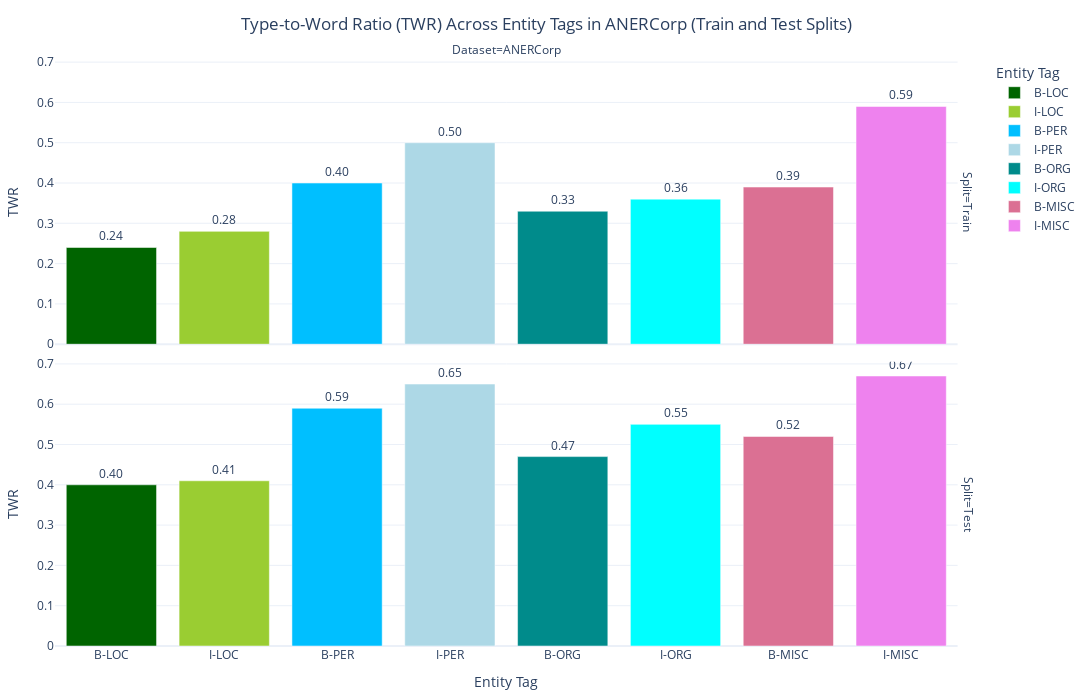

Here is the notebook cell this chart was saved with:
### Code cell
visualizer = EntityTagTTRVisualizer(df)
visualizer.preprocess_data()
visualizer.plot_faceted_bar_chart(
    metric='TWR',
    text='TWR',
    title='Type-to-Word Ratio (TWR) Across Entity Tags in ANERCorp (Train and Test Splits)'
)

### Figure 1 — Plotly figure (JSON) as saved in the notebook; plotly's stock layout.template omitted (floating-point values rounded to 4 significant figures)
{"data": [{"alignmentgroup": "True", "hovertemplate": "Entity Tag=%{x}<br>Split=Train<br>Dataset=ANERCorp<br>TWR=%{text}<extra></extra>", "legendgroup": "B-LOC", "marker": {"color": "darkgreen", "pattern": {"shape": ""}}, "name": "B-LOC", "offsetgroup": "B-LOC", "orientation": "v", "showlegend": true, "text": [0.24], "textposition": "outside", "texttemplate": "%{text:.2f}", "type": "bar", "x": ["B-LOC"], "xaxis": "x2", "y": [0.24], "yaxis": "y2"}, {"alignmentgroup": "True", "hovertemplate": "Entity Tag=%{x}<br>Split=Test<br>Dataset=ANERCorp<br>TWR=%{text}<extra></extra>", "legendgroup": "B-LOC", "marker": {"color": "darkgreen", "pattern": {"shape": ""}}, "name": "B-LOC", "offsetgroup": "B-LOC", "orientation": "v", "showlegend": false, "text": [0.4], "textposition": "outside", "texttemplate": "%{text:.2f}", "type": "bar", "x": ["B-LOC"], "xaxis": "x", "y": [0.4], "yaxis": "y"}, {"alignmentgroup": "True", "hovertemplate": "Entity Tag=%{x}<br>Split=Train<br>Dataset=ANERCorp<br>TWR=%{text}<extra></extra>", "legendgroup": "I-LOC", "marker": {"color": "yellowgreen", "pattern": {"shape": ""}}, "name": "I-LOC", "offsetgroup": "I-LOC", "orientation": "v", "showlegend": true, "text": [0.28], "textposition": "outside", "texttemplate": "%{text:.2f}", "type": "bar", "x": ["I-LOC"], "xaxis": "x2", "y": [0.28], "yaxis": "y2"}, {"alignmentgroup": "True", "hovertemplate": "Entity Tag=%{x}<br>Split=Test<br>Dataset=ANERCorp<br>TWR=%{text}<extra></extra>", "legendgroup": "I-LOC", "marker": {"color": "yellowgreen", "pattern": {"shape": ""}}, "name": "I-LOC", "offsetgroup": "I-LOC", "orientation": "v", "showlegend": false, "text": [0.41], "textposition": "outside", "texttemplate": "%{text:.2f}", "type": "bar", "x": ["I-LOC"], "xaxis": "x", "y": [0.41], "yaxis": "y"}, {"alignmentgroup": "True", "hovertemplate": "Entity Tag=%{x}<br>Split=Train<br>Dataset=ANERCorp<br>TWR=%{text}<extra></extra>", "legendgroup": "B-PER", "marker": {"color": "deepskyblue", "pattern": {"shape": ""}}, "name": "B-PER", "offsetgroup": "B-PER", "orientation": "v", "showlegend": true, "text": [0.4], "textposition": "outside", "texttemplate": "%{text:.2f}", "type": "bar", "x": ["B-PER"], "xaxis": "x2", "y": [0.4], "yaxis": "y2"}, {"alignmentgroup": "True", "hovertemplate": "Entity Tag=%{x}<br>Split=Test<br>Dataset=ANERCorp<br>TWR=%{text}<extra></extra>", "legendgroup": "B-PER", "marker": {"color": "deepskyblue", "pattern": {"shape": ""}}, "name": "B-PER", "offsetgroup": "B-PER", "orientation": "v", "showlegend": false, "text": [0.59], "textposition": "outside", "texttemplate": "%{text:.2f}", "type": "bar", "x": ["B-PER"], "xaxis": "x", "y": [0.59], "yaxis": "y"}, {"alignmentgroup": "True", "hovertemplate": "Entity Tag=%{x}<br>Split=Train<br>Dataset=ANERCorp<br>TWR=%{text}<extra></extra>", "legendgroup": "I-PER", "marker": {"color": "lightblue", "pattern": {"shape": ""}}, "name": "I-PER", "offsetgroup": "I-PER", "orientation": "v", "showlegend": true, "text": [0.5], "textposition": "outside", "texttemplate": "%{text:.2f}", "type": "bar", "x": ["I-PER"], "xaxis": "x2", "y": [0.5], "yaxis": "y2"}, {"alignmentgroup": "True", "hovertemplate": "Entity Tag=%{x}<br>Split=Test<br>Dataset=ANERCorp<br>TWR=%{text}<extra></extra>", "legendgroup": "I-PER", "marker": {"color": "lightblue", "pattern": {"shape": ""}}, "name": "I-PER", "offsetgroup": "I-PER", "orientation": "v", "showlegend": false, "text": [0.65], "textposition": "outside", "texttemplate": "%{text:.2f}", "type": "bar", "x": ["I-PER"], "xaxis": "x", "y": [0.65], "yaxis": "y"}, {"alignmentgroup": "True", "hovertemplate": "Entity Tag=%{x}<br>Split=Train<br>Dataset=ANERCorp<br>TWR=%{text}<extra></extra>", "legendgroup": "B-ORG", "marker": {"color": "darkcyan", "pattern": {"shape": ""}}, "name": "B-ORG", "offsetgroup": "B-ORG", "orientation": "v", "showlegend": true, "text": [0.33], "textposition": "outside", "texttemplate": "%{text:.2f}", "type": "bar", "x": ["B-ORG"], "xaxis": "x2", "y": [0.33], "yaxis": "y2"}, {"alignmentgroup": "True", "hovertemplate": "Entity Tag=%{x}<br>Split=Test<br>Dataset=ANERCorp<br>TWR=%{text}<extra></extra>", "legendgroup": "B-ORG", "marker": {"color": "darkcyan", "pattern": {"shape": ""}}, "name": "B-ORG", "offsetgroup": "B-ORG", "orientation": "v", "showlegend": false, "text": [0.47], "textposition": "outside", "texttemplate": "%{text:.2f}", "type": "bar", "x": ["B-ORG"], "xaxis": "x", "y": [0.47], "yaxis": "y"}, {"alignmentgroup": "True", "hovertemplate": "Entity Tag=%{x}<br>Split=Train<br>Dataset=ANERCorp<br>TWR=%{text}<extra></extra>", "legendgroup": "I-ORG", "marker": {"color": "cyan", "pattern": {"shape": ""}}, "name": "I-ORG", "offsetgroup": "I-ORG", "orientation": "v", "showlegend": true, "text": [0.36], "textposition": "outside", "texttemplate": "%{text:.2f}", "type": "bar", "x": ["I-ORG"], "xaxis": "x2", "y": [0.36], "yaxis": "y2"}, {"alignmentgroup": "True", "hovertemplate": "Entity Tag=%{x}<br>Split=Test<br>Dataset=ANERCorp<br>TWR=%{text}<extra></extra>", "legendgroup": "I-ORG", "marker": {"color": "cyan", "pattern": {"shape": ""}}, "name": "I-ORG", "offsetgroup": "I-ORG", "orientation": "v", "showlegend": false, "text": [0.55], "textposition": "outside", "texttemplate": "%{text:.2f}", "type": "bar", "x": ["I-ORG"], "xaxis": "x", "y": [0.55], "yaxis": "y"}, {"alignmentgroup": "True", "hovertemplate": "Entity Tag=%{x}<br>Split=Train<br>Dataset=ANERCorp<br>TWR=%{text}<extra></extra>", "legendgroup": "B-MISC", "marker": {"color": "palevioletred", "pattern": {"shape": ""}}, "name": "B-MISC", "offsetgroup": "B-MISC", "orientation": "v", "showlegend": true, "text": [0.39], "textposition": "outside", "texttemplate": "%{text:.2f}", "type": "bar", "x": ["B-MISC"], "xaxis": "x2", "y": [0.39], "yaxis": "y2"}, {"alignmentgroup": "True", "hovertemplate": "Entity Tag=%{x}<br>Split=Test<br>Dataset=ANERCorp<br>TWR=%{text}<extra></extra>", "legendgroup": "B-MISC", "marker": {"color": "palevioletred", "pattern": {"shape": ""}}, "name": "B-MISC", "offsetgroup": "B-MISC", "orientation": "v", "showlegend": false, "text": [0.52], "textposition": "outside", "texttemplate": "%{text:.2f}", "type": "bar", "x": ["B-MISC"], "xaxis": "x", "y": [0.52], "yaxis": "y"}, {"alignmentgroup": "True", "hovertemplate": "Entity Tag=%{x}<br>Split=Train<br>Dataset=ANERCorp<br>TWR=%{text}<extra></extra>", "legendgroup": "I-MISC", "marker": {"color": "violet", "pattern": {"shape": ""}}, "name": "I-MISC", "offsetgroup": "I-MISC", "orientation": "v", "showlegend": true, "text": [0.59], "textposition": "outside", "texttemplate": "%{text:.2f}", "type": "bar", "x": ["I-MISC"], "xaxis": "x2", "y": [0.59], "yaxis": "y2"}, {"alignmentgroup": "True", "hovertemplate": "Entity Tag=%{x}<br>Split=Test<br>Dataset=ANERCorp<br>TWR=%{text}<extra></extra>", "legendgroup": "I-MISC", "marker": {"color": "violet", "pattern": {"shape": ""}}, "name": "I-MISC", "offsetgroup": "I-MISC", "orientation": "v", "showlegend": false, "text": [0.67], "textposition": "outside", "texttemplate": "%{text:.2f}", "type": "bar", "x": ["I-MISC"], "xaxis": "x", "y": [0.67], "yaxis": "y"}], "layout": {"annotations": [{"font": {}, "showarrow": false, "text": "Dataset=ANERCorp", "x": 0.49, "xanchor": "center", "xref": "paper", "y": 1, "yanchor": "bottom", "yref": "paper"}, {"font": {}, "showarrow": false, "text": "Split=Test", "textangle": 90, "x": 0.98, "xanchor": "left", "xref": "paper", "y": 0.2425, "yanchor": "middle", "yref": "paper"}, {"font": {}, "showarrow": false, "text": "Split=Train", "textangle": 90, "x": 0.98, "xanchor": "left", "xref": "paper", "y": 0.7575, "yanchor": "middle", "yref": "paper"}], "barmode": "relative", "height": 700, "legend": {"title": {"text": "Entity Tag"}, "tracegroupgap": 0}, "margin": {"b": 20, "l": 20, "r": 20, "t": 60}, "title": {"text": "Type-to-Word Ratio (TWR) Across Entity Tags in ANERCorp (Train and Test Splits)", "x": 0.5}, "width": 1200, "xaxis": {"anchor": "y", "categoryarray": ["B-LOC", "I-LOC", "B-PER", "I-PER", "B-ORG", "I-ORG", "B-MISC", "I-MISC"], "categoryorder": "array", "domain": [0, 0.98], "title": {"text": "Entity Tag"}}, "xaxis2": {"anchor": "y2", "domain": [0, 0.98], "matches": "x", "showticklabels": false}, "yaxis": {"anchor": "x", "domain": [0, 0.485], "title": {"text": "TWR"}}, "yaxis2": {"anchor": "x2", "domain": [0.515, 1], "matches": "y", "title": {"text": "TWR"}}}}
